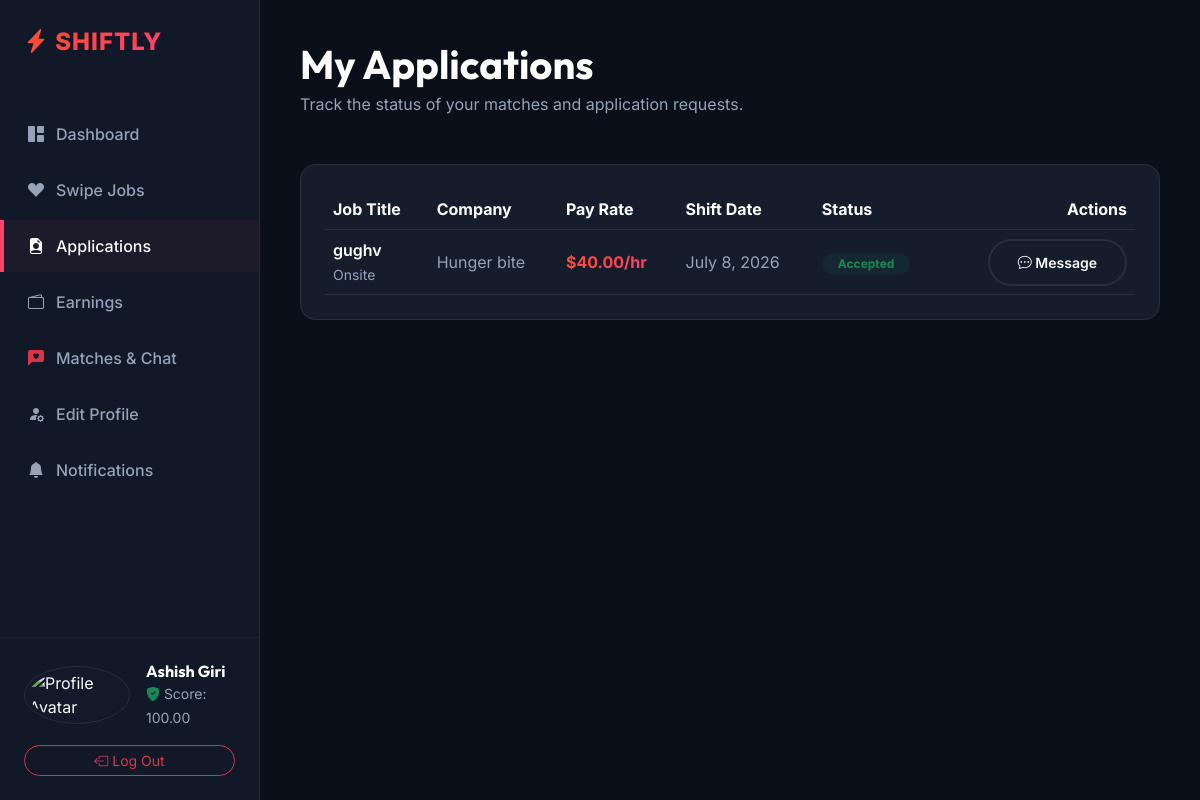
Before: /api/v1/students/applications/ (signed in) with the older database file.
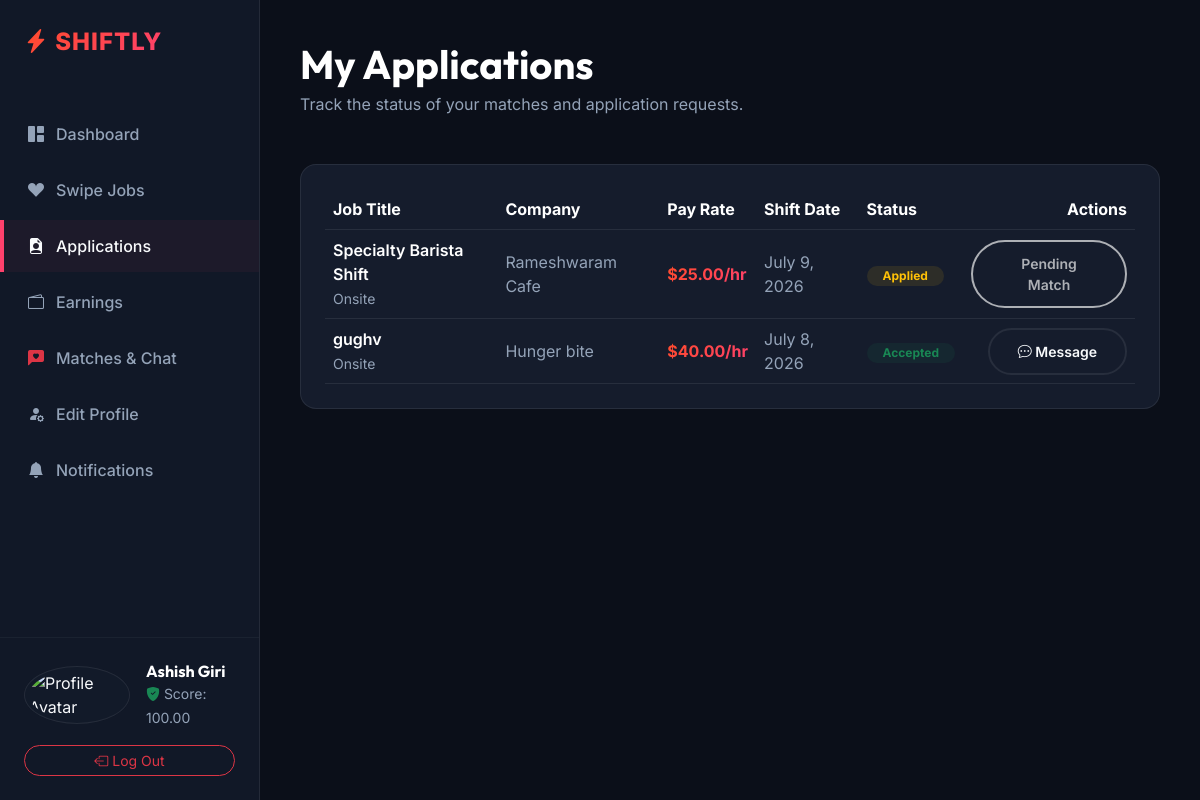
After: the same page with the newer database file.
### matches/models.py (models this page shows, shortened)
class JobApplication(models.Model):
    class ApplicationStatus(models.TextChoices):
        APPLIED = 'applied', 'Applied'
        SHORTLISTED = 'shortlisted', 'Shortlisted'
        OFFERED = 'offered', 'Offered'
        ACCEPTED = 'accepted', 'Accepted'
        REJECTED = 'rejected', 'Rejected'
        WITHDRAWN = 'withdrawn', 'Withdrawn'
        CLOSED = 'closed', 'Closed'
    match = models.OneToOneField(Match, on_delete=models.SET_NULL, null=True, blank=True, related_name='application')
    student = models.ForeignKey(StudentProfile, on_delete=models.RESTRICT, related_name='applications')
    job = models.ForeignKey(JobPosting, on_delete=models.RESTRICT, related_name='applications')
    status = models.CharField(max_length=20, choices=ApplicationStatus.choices, default=ApplicationStatus.APPLIED)
    cover_letter = models.TextField(blank=True, null=True)
    created_at = models.DateTimeField(auto_now_add=True)
    updated_at = models.DateTimeField(auto_now=True)

### jobs/models.py (models this page shows, shortened)
class JobPosting(models.Model):
    class WorkType(models.TextChoices):
        REMOTE = 'remote', 'Remote'
        HYBRID = 'hybrid', 'Hybrid'
        ONSITE = 'onsite', 'Onsite'
    class RateType(models.TextChoices):
        HOURLY = 'hourly', 'Hourly'
        FIXED = 'fixed', 'Fixed'
    class JobStatus(models.TextChoices):
        DRAFT = 'draft', 'Draft'
        ACTIVE = 'active', 'Active'
        FILLED = 'filled', 'Filled'
        ARCHIVED = 'archived', 'Archived'
        CANCELLED = 'cancelled', 'Cancelled'
    uuid = models.UUIDField(default=uuid.uuid4, editable=False, unique=True)
    business = models.ForeignKey(BusinessProfile, on_delete=models.RESTRICT, related_name='jobs')
    title = models.CharField(max_length=255)
    description = models.TextField()
    work_type = models.CharField(max_length=20, choices=WorkType.choices, default=WorkType.ONSITE)
    location_name = models.CharField(max_length=255)
    latitude = models.DecimalField(max_digits=10, decimal_places=8)
    longitude = models.DecimalField(max_digits=11, decimal_places=8)
    base_pay = models.DecimalField(max_digits=10, decimal_places=2)
    rate_type = models.CharField(max_length=20, choices=RateType.choices, default=RateType.HOURLY)
    start_date = models.DateField()
    end_date = models.DateField()
    shift_start_time = models.TimeField()
    shift_end_time = models.TimeField()
    slots_available = models.PositiveIntegerField(default=1)
    slots_filled = models.PositiveIntegerField(default=0)
    status = models.CharField(max_length=20, choices=JobStatus.choices, default=JobStatus.DRAFT)
    created_at = models.DateTimeField(auto_now_add=True)
    updated_at = models.DateTimeField(auto_now=True)

### businesses/models.py (models this page shows, shortened)
class BusinessProfile(models.Model):
    class VerificationStatus(models.TextChoices):
        PENDING = 'pending', 'Pending'
        VERIFIED = 'verified', 'Verified'
        REJECTED = 'rejected', 'Rejected'
    user = models.OneToOneField(settings.AUTH_USER_MODEL, on_delete=models.CASCADE, related_name='business_profile')
    company_name = models.CharField(max_length=150)
    company_logo_url = models.URLField(max_length=255, blank=True, null=True)
    website_url = models.URLField(max_length=255, blank=True, null=True)
    description = models.TextField(blank=True, null=True)
    industry = models.CharField(max_length=100)
    business_registration_no = models.CharField(max_length=50, unique=True)
    tax_id = models.CharField(max_length=50, blank=True, null=True)
    verification_status = models.CharField(
        max_length=20,
        choices=VerificationStatus.choices,
        default=VerificationStatus.PENDING
    )
    reputation_score = models.DecimalField(max_digits=5, decimal_places=2, default=100.00)
    latitude = models.DecimalField(max_digits=10, decimal_places=8, null=True, blank=True)
    longitude = models.DecimalField(max_digits=11, decimal_places=8, null=True, blank=True)
    created_at = models.DateTimeField(auto_now_add=True)
    updated_at = models.DateTimeField(auto_now=True)

### students/views.py (the view)
# urls.py: path('applications/', ApplicationsListView.as_view(), name='student_applications'),
class ApplicationsListView(StudentRequiredMixin, ListView):
    template_name = 'students/applications.html'
    context_object_name = 'applications'
    def get_queryset(self):
        profile = get_object_or_404(StudentProfile, user=self.request.user)
        return JobApplication.objects.filter(student=profile).select_related('job__business').order_by('-created_at')

### students/views.py (called while the page is built)
    def dispatch(self, request, *args, **kwargs):
        if not request.user.is_authenticated:
            return self.handle_no_permission()
        if request.user.role != 'student' or not request.user.is_active or request.user.status != User.AccountStatus.APPROVED:
            raise PermissionDenied("Only approved students can access this area.")
        return super().dispatch(request, *args, **kwargs)

### templates/students/applications.html (shortened to what this page needs)
{% extends 'students/base.html' %}
{% block content %}
<div class="container-fluid p-0">
    <div class="mb-5">
        <h1 class="text-white mb-1">My Applications</h1>
        <p class="text-muted mb-0">Track the status of your matches and application requests.</p>
    </div>
    <div class="dash-card p-4">
        {% if applications %}
            <div class="table-responsive">
                <table class="table table-dark table-hover align-middle mb-0" style="--bs-table-bg: transparent; --bs-table-border-color: var(--dark-border);">
                    <thead>
                        <tr class="text-muted">
                            <th>Job Title</th>
                            <th>Company</th>
                            <th>Pay Rate</th>
                            <th>Shift Date</th>
                            <th>Status</th>
                            <th class="text-end">Actions</th>
                        </tr>
                    </thead>
                    <tbody>
                        {% for app in applications %}
                            <tr>
                                <td>
                                    <div class="fw-semibold text-white">{{ app.job.title }}</div>
                                    <small class="text-muted">{{ app.job.work_type|capfirst }}</small>
                                </td>
                                <td class="text-muted">{{ app.job.business.company_name }}</td>
                                <td>
                                    <span class="text-gradient-coral fw-bold">${{ app.job.base_pay }}/hr</span>
                                </td>
                                <td class="text-muted">
                                    {{ app.job.start_date }}
                                </td>
                                <td>
                                    <span class="badge
                                        {% if app.status == 'accepted' or app.status == 'offered' %}bg-success
                                        {% elif app.status == 'applied' or app.status == 'shortlisted' %}bg-warning
                                        {% else %}bg-secondary{% endif %}
                                        bg-opacity-10
                                        text-{% if app.status == 'accepted' or app.status == 'offered' %}success{% elif app.status == 'applied' or app.status == 'shortlisted' %}warning{% else %}secondary{% endif %}
                                        px-3 py-1.5 rounded-pill">
                                        {{ app.status|capfirst }}
                                    </span>
                                </td>
                                <td class="text-end">
                                    {% if app.match %}
                                        <a href="#" class="btn btn-premium-outline btn-sm rounded-pill"><i class="bi bi-chat-dots"></i> Message</a>
                                    {% else %}
                                        <button class="btn btn-premium-outline btn-sm rounded-pill" disabled>Pending Match</button>
                                    {% endif %}
                                </td>
                            </tr>
                        {% endfor %}
                    </tbody>
                </table>
            </div>
        {% endif %}
    </div>
</div>
{% endblock %}

Changed rows visible on the page:
added JobApplication: job "Specialty Barista Shift", job.work_type "Onsite", job.business.company_name "Rameshwaram Cafe", job.base_pay "25.00", job.start_date "July 9, 2026", status "Applied", shows "Pending Match"
